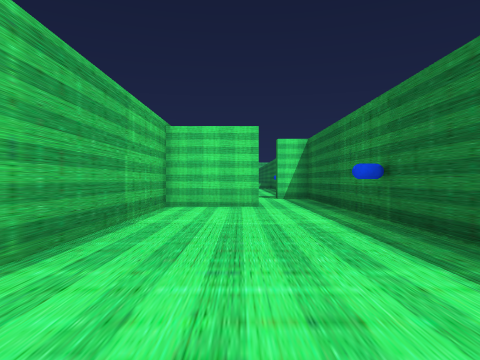
[1] (above)

12 first-person views from a walk through a Unity game level. The camera is 1.3 m above the floor, looks level and sees 70° across. The floor is counted in squares, 2 m on a side. Each view is taken from the middle of a square. On the plan, view 1 faces up. The plan holds only what a view shows up to about 10 squares ahead; the rest is blank. The place goes on beyond the plan. The player is left out.

[2]
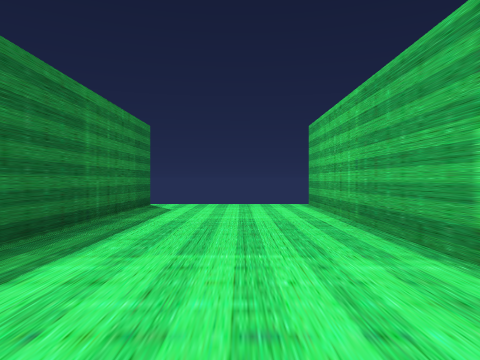

[3]
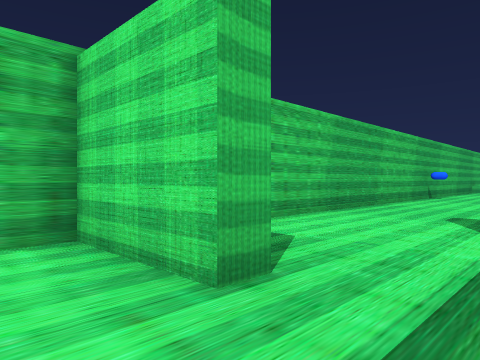

[4]
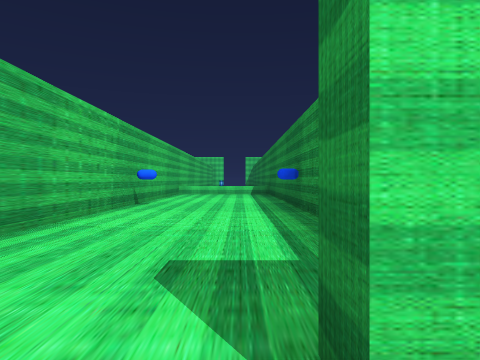

[5]
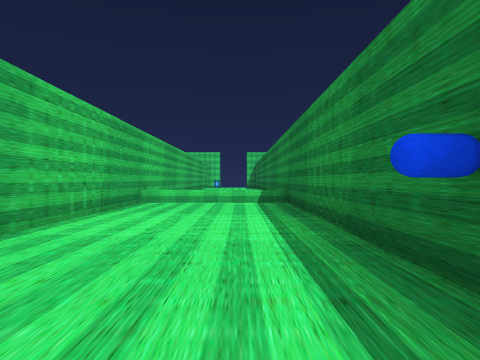

[6]
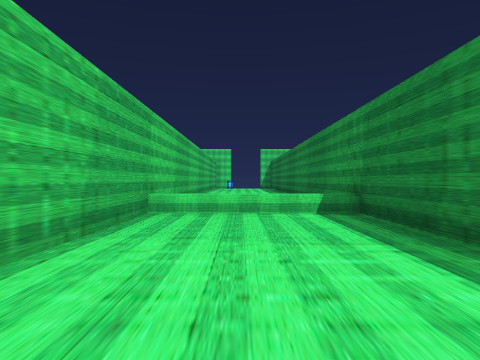

[7]
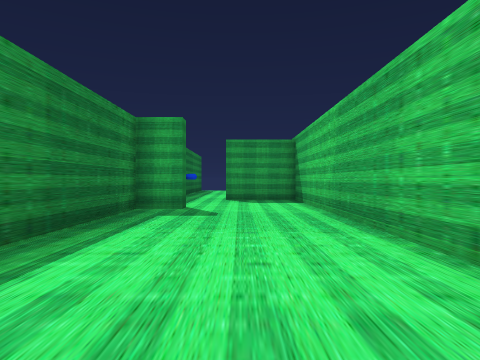

[8]
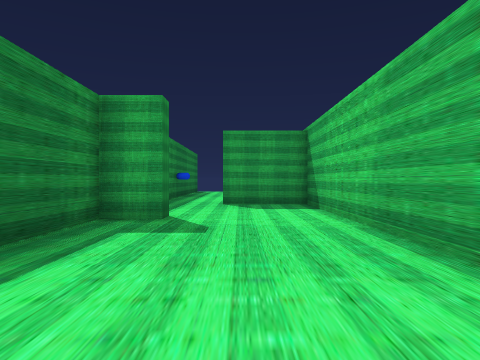

[9]
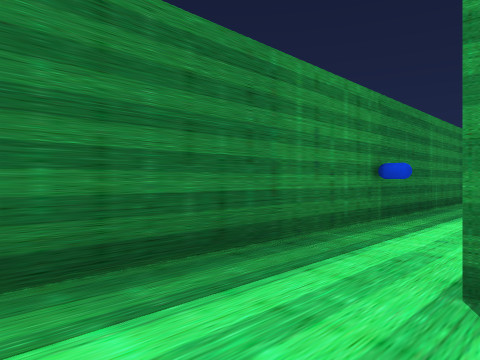

[10]
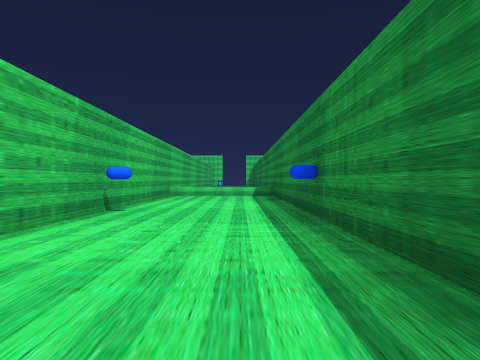

[11]
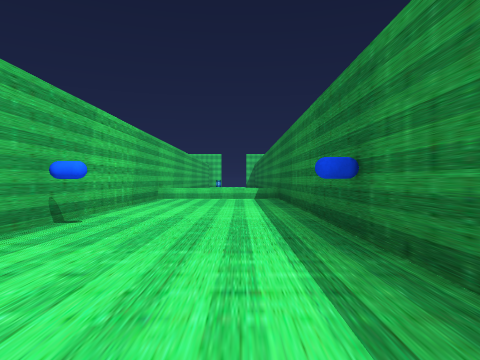

[12]
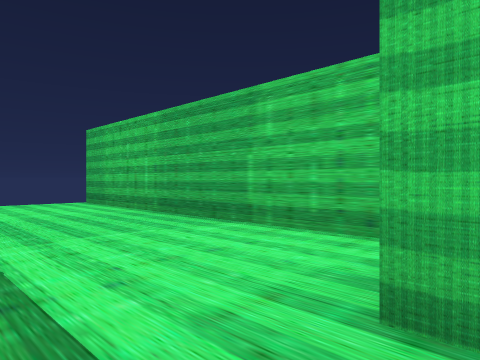

### Floor plan
Points are (right, up) in squares from view 1. A wall is a line through its corners. A room is listed if a view was taken in it or the views show most of it. See-through windows are left out.
Room 1 (views 1, 2, 3)
walls: (0.5, 8.4) (-1.8, 8.4) (-1.8, -1); (2.4, -1) (2.4, 8.4)
ways out: opening at (1.5, 9) to room 2; gap at (-2, -1); gap at (3, -1)
Room 2 (views 4, 5, 6, 7, 8, 9, 10, 11, 12)
walls: (1.3, 11.8) (1.3, 12.3) (2.4, 12.3) (2.4, 29.5); (-1.8, 29.4) (-1.8, 8.8) (0.5, 8.8) (0.5, 8.4); (2.4, 8.4) (2.4, 10.6)
low walls: (2.4, 26.7) (-1.9, 26.7)
ways out: opening at (1.5, 9) to room 1

Where each view was taken, in squares from view 1:
view 1: 0 up, 0 right, facing up
view 2: 8 up, 0 right, facing down
view 3: 7 up, 2 right, facing up-left
view 4: 11 up, 1 right, facing up
view 5: 17 up, 1 right, facing up
view 6: 20 up, 0 right, facing up
view 7: 20 up, 0 right, facing down
view 8: 18 up, 0 right, facing down
view 9: 11 up, 0 right, facing down-right
view 10: 13 up, 1 right, facing up
view 11: 15 up, 1 right, facing up
view 12: 9 up, 2 right, facing down-left
